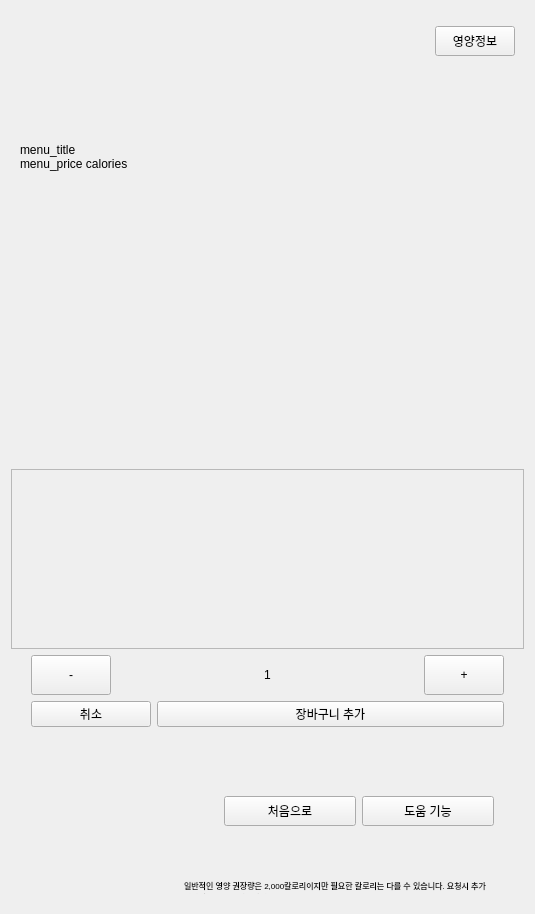
     <widget class="QWidget" name="page_6">
      <layout class="QVBoxLayout" name="verticalLayout_29">
       <item>
        <widget class="QWidget" name="body_upper" native="true">
         <layout class="QVBoxLayout" name="verticalLayout_30">
          <property name="spacing">
           <number>6</number>
          </property>
          <property name="leftMargin">
           <number>0</number>
          </property>
          <property name="topMargin">
           <number>0</number>
          </property>
          <property name="rightMargin">
           <number>0</number>
          </property>
          <property name="bottomMargin">
           <number>0</number>
          </property>
          <item>
           <widget class="QWidget" name="widget_26" native="true">
            <property name="minimumSize">
             <size>
              <width>0</width>
              <height>60</height>
             </size>
            </property>
            <property name="maximumSize">
             <size>
              <width>16777215</width>
              <height>60</height>
             </size>
            </property>
            <layout class="QHBoxLayout" name="horizontalLayout_24">
             <item>
              <widget class="QLabel" name="label_10">
               <property name="minimumSize">
                <size>
                 <width>30</width>
                 <height>30</height>
                </size>
               </property>
               <property name="maximumSize">
                <size>
                 <width>30</width>
                 <height>30</height>
                </size>
               </property>
               <property name="text">
                <string/>
               </property>
               <property name="pixmap">
                <pixmap>../src/logo.png</pixmap>
               </property>
               <property name="scaledContents">
                <bool>true</bool>
               </property>
               <property name="alignment">
                <set>Qt::AlignCenter</set>
               </property>
              </widget>
             </item>
             <item>
              <spacer name="horizontalSpacer_4">
               <property name="orientation">
                <enum>Qt::Horizontal</enum>
               </property>
               <property name="sizeHint" stdset="0">
                <size>
                 <width>379</width>
                 <height>20</height>
                </size>
               </property>
              </spacer>
             </item>
             <item>
              <widget class="QPushButton" name="pushButton_3">
               <property name="minimumSize">
                <size>
                 <width>80</width>
                 <height>30</height>
                </size>
               </property>
               <property name="maximumSize">
                <size>
                 <width>80</width>
                 <height>30</height>
                </size>
               </property>
               <property name="text">
                <string>영양정보</string>
               </property>
              </widget>
             </item>
            </layout>
           </widget>
          </item>
          <item>
           <widget class="QWidget" name="widget_29" native="true">
            <property name="minimumSize">
             <size>
              <width>0</width>
              <height>160</height>
             </size>
            </property>
            <property name="maximumSize">
             <size>
              <width>16777215</width>
              <height>160</height>
             </size>
            </property>
            <layout class="QVBoxLayout" name="verticalLayout_31">
             <item>
              <widget class="QLabel" name="label_menu_title">
               <property name="text">
                <string>menu_title
menu_price calories</string>
               </property>
              </widget>
             </item>
            </layout>
           </widget>
          </item>
          <item>
           <widget class="QWidget" name="widget_combination_image" native="true">
            <property name="minimumSize">
             <size>
              <width>0</width>
              <height>220</height>
             </size>
            </property>
            <property name="maximumSize">
             <size>
              <width>16777215</width>
              <height>200</height>
             </size>
            </property>
            <widget class="QLabel" name="label_selected_beverage">
             <property name="geometry">
              <rect>
               <x>90</x>
               <y>10</y>
               <width>131</width>
               <height>121</height>
              </rect>
             </property>
             <property name="text">
              <string/>
             </property>
             <property name="scaledContents">
              <bool>true</bool>
             </property>
            </widget>
            <widget class="QLabel" name="label_selected_burger">
             <property name="geometry">
              <rect>
               <x>250</x>
               <y>90</y>
               <width>131</width>
               <height>121</height>
              </rect>
             </property>
             <property name="text">
              <string/>
             </property>
             <property name="scaledContents">
              <bool>true</bool>
             </property>
            </widget>
            <widget class="QLabel" name="label_selected_side">
             <property name="geometry">
              <rect>
               <x>380</x>
               <y>0</y>
               <width>131</width>
               <height>121</height>
              </rect>
             </property>
             <property name="text">
              <string/>
             </property>
             <property name="scaledContents">
              <bool>true</bool>
             </property>
            </widget>
           </widget>
          </item>
          <item>
           <widget class="QScrollArea" name="scrollArea">
            <property name="minimumSize">
             <size>
              <width>0</width>
              <height>180</height>
             </size>
            </property>
            <property name="maximumSize">
             <size>
              <width>16777215</width>
              <height>200</height>
             </size>
            </property>
            <property name="widgetResizable">
             <bool>true</bool>
            </property>
            <widget class="QWidget" name="scrollAreaWidgetContents">
             <property name="geometry">
              <rect>
               <x>0</x>
               <y>0</y>
               <width>522</width>
               <height>200</height>
              </rect>
             </property>
            </widget>
           </widget>
          </item>
          <item>
           <widget class="QWidget" name="widget_35" native="true">
            <property name="maximumSize">
             <size>
              <width>16777215</width>
              <height>40</height>
             </size>
            </property>
            <layout class="QHBoxLayout" name="horizontalLayout_26">
             <property name="spacing">
              <number>0</number>
             </property>
             <property name="leftMargin">
              <number>20</number>
             </property>
             <property name="topMargin">
              <number>0</number>
             </property>
             <property name="rightMargin">
              <number>20</number>
             </property>
             <property name="bottomMargin">
              <number>0</number>
             </property>
             <item>
              <widget class="QWidget" name="widget_33" native="true">
               <property name="maximumSize">
                <size>
                 <width>16777215</width>
                 <height>40</height>
                </size>
               </property>
               <layout class="QHBoxLayout" name="horizontalLayout_25">
                <property name="spacing">
                 <number>0</number>
                </property>
                <property name="leftMargin">
                 <number>0</number>
                </property>
                <property name="topMargin">
                 <number>0</number>
                </property>
                <property name="rightMargin">
                 <number>0</number>
                </property>
                <property name="bottomMargin">
                 <number>0</number>
                </property>
                <item>
                 <widget class="QPushButton" name="btn_minus_2">
                  <property name="sizePolicy">
                   <sizepolicy hsizetype="Fixed" vsizetype="Expanding">
                    <horstretch>0</horstretch>
                    <verstretch>0</verstretch>
                   </sizepolicy>
                  </property>
                  <property name="minimumSize">
                   <size>
                    <width>40</width>
                    <height>40</height>
                   </size>
                  </property>
                  <property name="text">
                   <string>-</string>
                  </property>
                 </widget>
                </item>
                <item>
                 <widget class="QLabel" name="label_item_count_2">
                  <property name="text">
                   <string>1</string>
                  </property>
                  <property name="alignment">
                   <set>Qt::AlignCenter</set>
                  </property>
                 </widget>
                </item>
                <item>
                 <widget class="QPushButton" name="btn_plus_2">
                  <property name="sizePolicy">
                   <sizepolicy hsizetype="Fixed" vsizetype="Expanding">
                    <horstretch>0</horstretch>
                    <verstretch>0</verstretch>
                   </sizepolicy>
                  </property>
                  <property name="minimumSize">
                   <size>
                    <width>40</width>
                    <height>40</height>
                   </size>
                  </property>
                  <property name="text">
                   <string>+</string>
                  </property>
                 </widget>
                </item>
               </layout>
              </widget>
             </item>
            </layout>
           </widget>
          </item>
          <item>
           <widget class="QWidget" name="widget_34" native="true">
            <property name="maximumSize">
             <size>
              <width>16777215</width>
              <height>40</height>
             </size>
            </property>
            <layout class="QHBoxLayout" name="horizontalLayout_27">
             <property name="leftMargin">
              <number>20</number>
             </property>
             <property name="topMargin">
              <number>0</number>
             </property>
             <property name="rightMargin">
              <number>20</number>
             </property>
             <property name="bottomMargin">
              <number>0</number>
             </property>
             <item>
              <widget class="QPushButton" name="btn_cancel_option">
               <property name="sizePolicy">
                <sizepolicy hsizetype="Fixed" vsizetype="Expanding">
                 <horstretch>0</horstretch>
                 <verstretch>0</verstretch>
                </sizepolicy>
               </property>
               <property name="minimumSize">
                <size>
                 <width>120</width>
                 <height>0</height>
                </size>
               </property>
               <property name="text">
                <string>취소</string>
               </property>
              </widget>
             </item>
             <item>
              <widget class="QPushButton" name="btn_add_basket_option">
               <property name="sizePolicy">
                <sizepolicy hsizetype="Expanding" vsizetype="Expanding">
                 <horstretch>0</horstretch>
                 <verstretch>0</verstretch>
                </sizepolicy>
               </property>
               <property name="text">
                <string>장바구니 추가</string>
               </property>
              </widget>
             </item>
            </layout>
           </widget>
          </item>
          <item>
           <spacer name="verticalSpacer_17">
            <property name="orientation">
             <enum>Qt::Vertical</enum>
            </property>
            <property name="sizeType">
             <enum>QSizePolicy::Preferred</enum>
            </property>
            <property name="sizeHint" stdset="0">
             <size>
              <width>20</width>
              <height>30</height>
             </size>
            </property>
           </spacer>
          </item>
         </layout>
        </widget>
       </item>
       <item>
        <widget class="QWidget" name="widget_101" native="true">
         <property name="maximumSize">
          <size>
           <width>16777215</width>
           <height>140</height>
          </size>
         </property>
         <layout class="QHBoxLayout" name="horizontalLayout_64">
          <property name="spacing">
           <number>0</number>
          </property>
          <property name="leftMargin">
           <number>0</number>
          </property>
          <property name="topMargin">
           <number>0</number>
          </property>
          <property name="rightMargin">
           <number>0</number>
          </property>
          <property name="bottomMargin">
           <number>0</number>
          </property>
          <item>
           <spacer name="horizontalSpacer_20">
            <property name="orientation">
             <enum>Qt::Horizontal</enum>
            </property>
            <property name="sizeType">
             <enum>QSizePolicy::Expanding</enum>
            </property>
            <property name="sizeHint" stdset="0">
             <size>
              <width>40</width>
              <height>20</height>
             </size>
            </property>
           </spacer>
          </item>
          <item>
           <widget class="QWidget" name="widget_114" native="true">
            <property name="minimumSize">
             <size>
              <width>400</width>
              <height>180</height>
             </size>
            </property>
            <property name="maximumSize">
             <size>
              <width>400</width>
              <height>180</height>
             </size>
            </property>
            <property name="layoutDirection">
             <enum>Qt::RightToLeft</enum>
            </property>
            <layout class="QVBoxLayout" name="verticalLayout_183">
             <property name="spacing">
              <number>10</number>
             </property>
             <property name="leftMargin">
              <number>0</number>
             </property>
             <property name="topMargin">
              <number>0</number>
             </property>
             <property name="rightMargin">
              <number>30</number>
             </property>
             <property name="bottomMargin">
              <number>0</number>
             </property>
             <item>
              <widget class="QWidget" name="widget_115" native="true">
               <property name="sizePolicy">
                <sizepolicy hsizetype="Fixed" vsizetype="Fixed">
                 <horstretch>0</horstretch>
                 <verstretch>0</verstretch>
                </sizepolicy>
               </property>
               <property name="minimumSize">
                <size>
                 <width>270</width>
                 <height>30</height>
                </size>
               </property>
               <property name="maximumSize">
                <size>
                 <width>270</width>
                 <height>30</height>
                </size>
               </property>
               <property name="sizeIncrement">
                <size>
                 <width>0</width>
                 <height>0</height>
                </size>
               </property>
               <layout class="QHBoxLayout" name="horizontalLayout_22">
                <property name="leftMargin">
                 <number>0</number>
                </property>
                <property name="topMargin">
                 <number>0</number>
                </property>
                <property name="rightMargin">
                 <number>0</number>
                </property>
                <property name="bottomMargin">
                 <number>0</number>
                </property>
                <item>
                 <widget class="QPushButton" name="btn_help_stanby_8">
                  <property name="sizePolicy">
                   <sizepolicy hsizetype="Expanding" vsizetype="Expanding">
                    <horstretch>0</horstretch>
                    <verstretch>0</verstretch>
                   </sizepolicy>
                  </property>
                  <property name="minimumSize">
                   <size>
                    <width>130</width>
                    <height>25</height>
                   </size>
                  </property>
                  <property name="text">
                   <string>도움 기능</string>
                  </property>
                 </widget>
                </item>
                <item>
                 <widget class="QPushButton" name="btn_go_standby_2">
                  <property name="sizePolicy">
                   <sizepolicy hsizetype="Expanding" vsizetype="Expanding">
                    <horstretch>0</horstretch>
                    <verstretch>0</verstretch>
                   </sizepolicy>
                  </property>
                  <property name="minimumSize">
                   <size>
                    <width>130</width>
                    <height>25</height>
                   </size>
                  </property>
                  <property name="text">
                   <string>처음으로</string>
                  </property>
                 </widget>
                </item>
               </layout>
              </widget>
             </item>
             <item>
              <widget class="QWidget" name="widget_116" native="true">
               <property name="maximumSize">
                <size>
                 <width>310</width>
                 <height>40</height>
                </size>
               </property>
               <layout class="QVBoxLayout" name="verticalLayout_184">
                <property name="spacing">
                 <number>0</number>
                </property>
                <property name="leftMargin">
                 <number>0</number>
                </property>
                <property name="topMargin">
                 <number>10</number>
                </property>
                <property name="rightMargin">
                 <number>0</number>
                </property>
                <property name="bottomMargin">
                 <number>0</number>
                </property>
                <item>
                 <widget class="QLabel" name="label_warning_calories_8">
                  <property name="layoutDirection">
                   <enum>Qt::RightToLeft</enum>
                  </property>
                  <property name="text">
                   <string>&lt;html&gt;&lt;head/&gt;&lt;body&gt;&lt;p&gt;&lt;span style=&quot; font-size:6pt;&quot;&gt;일반적인 영양 권장량은 2,000칼로리이지만 필요한 칼로리는 다를 수 있습니다. 요청시 추가 영양정보를 제공해드립니다.&lt;/span&gt;&lt;/p&gt;&lt;/body&gt;&lt;/html&gt;</string>
                  </property>
                  <property name="wordWrap">
                   <bool>true</bool>
                  </property>
                 </widget>
                </item>
                <item>
                 <spacer name="verticalSpacer_37">
                  <property name="orientation">
                   <enum>Qt::Vertical</enum>
                  </property>
                  <property name="sizeType">
                   <enum>QSizePolicy::Fixed</enum>
                  </property>
                  <property name="sizeHint" stdset="0">
                   <size>
                    <width>20</width>
                    <height>20</height>
                   </size>
                  </property>
                 </spacer>
                </item>
               </layout>
              </widget>
             </item>
            </layout>
           </widget>
          </item>
         </layout>
        </widget>
       </item>
      </layout>
     </widget>
